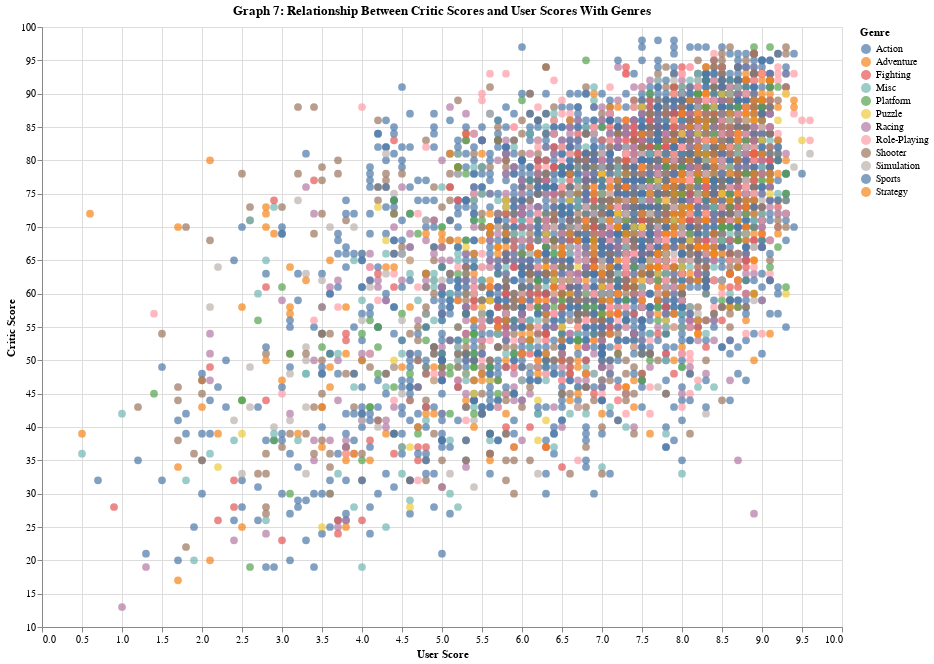

The notebook cell this image was saved under:
### Markdown cell above
Visualisation Interpretation: 

The total sales (in millions) by genre and location are shown in Graph 4. The various genres should be represented by the x-axis, and the total global sales should be shown by the y-axis. The individual segments within each stacked bar in the graph stand in for various geographical areas (such as North America, Europe, and Japan), while each bar represents a particular genre. The height of each segment implies the contribution of each area to the overall height of the stacked bar, which represents the total amount of worldwide sales for that genre. Given that the action genre games have the largest total worldwide sales in graph 3, we will examine which geographic location has the highest sales in graph 4. 

The global sales comprise those from North America (NA_Sales), Europe (EU_Sales), Japan (JP_Sales), and other countries (Other_Sales). The action genres with the highest stacked bars have the largest worldwide sales totals, whereas the startegy genres with the lowest stacked bars have the lowest totals. We are able to observe that in North America, the majority of sales of video games connected to genres occupy the half of total sales in each genre, which suggests that the majority of the sales of video games in North America are related to genres. Graph 4 demonstrates that North American sales, which reached 591.66 million dollars, accounted for fifty percent of the total sales in the action genre. Sales in the other three areas, which included sales in Europe (387.17 million dollars), Japan (72.89 million dollars), and other nations (148.91 million dollars), accounted for the remaining third. In addition, sales of shooter and sports games frequently came from North America, accounting for more than half of the total sales.

North America has a well-established and thriving gaming industry. Major console and video game producers, such as Electronic Arts, Activision Blizzard, Ubisoft, and Microsoft, are based in the region, contributing to the development and release of popular games. This does contribute to an increase in video game sales in North America. Action, sports, and first-person shooters are just a few of the genres that North America has demonstrated a great interest in, contributing to increased sales in those categories as well as showing why these three genres have significantly higher sales than other genres. Therefore, we can conclude that the majority of sales are from North America, which also has the biggest sales and the ability to make more profits than any other area.

### Code cell
# Plot a scatter plot to visualize the relationship between critic scores and user scores with colour(genres)
# Increase the maximum number of rows displayed
alt.data_transformers.disable_max_rows()

# Define the scatter plot
scatter_plot = alt.Chart(video_games_dataset).mark_circle(size=60).encode(
    x=alt.X('User_Score', scale=alt.Scale(zero=False), axis=alt.Axis(title='User Score')),
    y=alt.Y('Critic_Score', scale=alt.Scale(zero=False), axis=alt.Axis(title='Critic Score')),
    color=alt.Color('Genre', legend=alt.Legend(title='Genre')),
    tooltip=['Games_Name', 'Genre', 'Platform', 'Publisher', 'Year_of_Release', 'Critic_Score', 'User_Score']
).interactive()

# Adjust the size of the chart
scatter_plot = scatter_plot.properties(width=800, height=600,
                                       title='Graph 7: Relationship Between Critic Scores and User Scores With Genres')

# Display the scatter plot
scatter_plot

### Figure 1 — Vega-Lite specification as saved in the notebook (floating-point values rounded to 4 significant figures; data arrays with more than 128 entries replaced by an {"elided": "..."} marker saying what was removed)
{"config": {"view": {"continuousWidth": 400, "continuousHeight": 300}}, "data": {"name": "data-df6c92f6bd4854a3981a6cd143218cbe"}, "mark": {"type": "circle", "size": 60}, "encoding": {"color": {"field": "Genre", "legend": {"title": "Genre"}, "type": "nominal"}, "tooltip": [{"field": "Games_Name", "type": "nominal"}, {"field": "Genre", "type": "nominal"}, {"field": "Platform", "type": "nominal"}, {"field": "Publisher", "type": "nominal"}, {"field": "Year_of_Release", "type": "quantitative"}, {"field": "Critic_Score", "type": "quantitative"}, {"field": "User_Score", "type": "quantitative"}], "x": {"axis": {"title": "User Score"}, "field": "User_Score", "scale": {"zero": false}, "type": "quantitative"}, "y": {"axis": {"title": "Critic Score"}, "field": "Critic_Score", "scale": {"zero": false}, "type": "quantitative"}}, "height": 600, "selection": {"selector001": {"type": "interval", "bind": "scales", "encodings": ["x", "y"]}}, "title": "Graph 7: Relationship Between Critic Scores and User Scores With Genres", "width": 800, "$schema": "https://vega.github.io/schema/vega-lite/v4.17.0.json", "datasets": {"data-df6c92f6bd4854a3981a6cd143218cbe": {"elided": "7029 records"}}}
